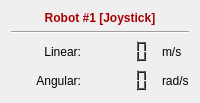
       <widget class="QWidget" name="widget" native="true">
        <property name="sizePolicy">
         <sizepolicy hsizetype="Expanding" vsizetype="Preferred">
          <horstretch>0</horstretch>
          <verstretch>0</verstretch>
         </sizepolicy>
        </property>
        <layout class="QGridLayout" name="gridLayout_6">
         <item row="0" column="0">
          <layout class="QGridLayout" name="gridLayout_7">
           <item row="3" column="1">
            <widget class="QLCDNumber" name="lcdAngularVelocity">
             <property name="palette">
              <palette>
               <active>
                <colorrole role="WindowText">
                 <brush brushstyle="SolidPattern">
                  <color alpha="255">
                   <red>255</red>
                   <green>255</green>
                   <blue>255</blue>
                  </color>
                 </brush>
                </colorrole>
                <colorrole role="Button">
                 <brush brushstyle="SolidPattern">
                  <color alpha="255">
                   <red>68</red>
                   <green>68</green>
                   <blue>68</blue>
                  </color>
                 </brush>
                </colorrole>
                <colorrole role="Light">
                 <brush brushstyle="SolidPattern">
                  <color alpha="255">
                   <red>102</red>
                   <green>102</green>
                   <blue>102</blue>
                  </color>
                 </brush>
                </colorrole>
                <colorrole role="Midlight">
                 <brush brushstyle="SolidPattern">
                  <color alpha="255">
                   <red>85</red>
                   <green>85</green>
                   <blue>85</blue>
                  </color>
                 </brush>
                </colorrole>
                <colorrole role="Dark">
                 <brush brushstyle="SolidPattern">
                  <color alpha="255">
                   <red>34</red>
                   <green>34</green>
                   <blue>34</blue>
                  </color>
                 </brush>
                </colorrole>
                <colorrole role="Mid">
                 <brush brushstyle="SolidPattern">
                  <color alpha="255">
                   <red>45</red>
                   <green>45</green>
                   <blue>45</blue>
                  </color>
                 </brush>
                </colorrole>
                <colorrole role="Text">
                 <brush brushstyle="SolidPattern">
                  <color alpha="255">
                   <red>255</red>
                   <green>255</green>
                   <blue>255</blue>
                  </color>
                 </brush>
                </colorrole>
                <colorrole role="BrightText">
                 <brush brushstyle="SolidPattern">
                  <color alpha="255">
                   <red>255</red>
                   <green>255</green>
                   <blue>255</blue>
                  </color>
                 </brush>
                </colorrole>
                <colorrole role="ButtonText">
                 <brush brushstyle="SolidPattern">
                  <color alpha="255">
                   <red>255</red>
                   <green>255</green>
                   <blue>255</blue>
                  </color>
                 </brush>
                </colorrole>
                <colorrole role="Base">
                 <brush brushstyle="SolidPattern">
                  <color alpha="255">
                   <red>0</red>
                   <green>0</green>
                   <blue>0</blue>
                  </color>
                 </brush>
                </colorrole>
                <colorrole role="Window">
                 <brush brushstyle="SolidPattern">
                  <color alpha="255">
                   <red>68</red>
                   <green>68</green>
                   <blue>68</blue>
                  </color>
                 </brush>
                </colorrole>
                <colorrole role="Shadow">
                 <brush brushstyle="SolidPattern">
                  <color alpha="255">
                   <red>0</red>
                   <green>0</green>
                   <blue>0</blue>
                  </color>
                 </brush>
                </colorrole>
                <colorrole role="AlternateBase">
                 <brush brushstyle="SolidPattern">
                  <color alpha="255">
                   <red>34</red>
                   <green>34</green>
                   <blue>34</blue>
                  </color>
                 </brush>
                </colorrole>
                <colorrole role="ToolTipBase">
                 <brush brushstyle="SolidPattern">
                  <color alpha="255">
                   <red>255</red>
                   <green>255</green>
                   <blue>220</blue>
                  </color>
                 </brush>
                </colorrole>
                <colorrole role="ToolTipText">
                 <brush brushstyle="SolidPattern">
                  <color alpha="255">
                   <red>0</red>
                   <green>0</green>
                   <blue>0</blue>
                  </color>
                 </brush>
                </colorrole>
               </active>
               <inactive>
                <colorrole role="WindowText">
                 <brush brushstyle="SolidPattern">
                  <color alpha="255">
                   <red>255</red>
                   <green>255</green>
                   <blue>255</blue>
                  </color>
                 </brush>
                </colorrole>
                <colorrole role="Button">
                 <brush brushstyle="SolidPattern">
                  <color alpha="255">
                   <red>68</red>
                   <green>68</green>
                   <blue>68</blue>
                  </color>
                 </brush>
                </colorrole>
                <colorrole role="Light">
                 <brush brushstyle="SolidPattern">
                  <color alpha="255">
                   <red>102</red>
                   <green>102</green>
                   <blue>102</blue>
                  </color>
                 </brush>
                </colorrole>
                <colorrole role="Midlight">
                 <brush brushstyle="SolidPattern">
                  <color alpha="255">
                   <red>85</red>
                   <green>85</green>
                   <blue>85</blue>
                  </color>
                 </brush>
                </colorrole>
                <colorrole role="Dark">
                 <brush brushstyle="SolidPattern">
                  <color alpha="255">
                   <red>34</red>
                   <green>34</green>
                   <blue>34</blue>
                  </color>
                 </brush>
                </colorrole>
                <colorrole role="Mid">
                 <brush brushstyle="SolidPattern">
                  <color alpha="255">
                   <red>45</red>
                   <green>45</green>
                   <blue>45</blue>
                  </color>
                 </brush>
                </colorrole>
                <colorrole role="Text">
                 <brush brushstyle="SolidPattern">
                  <color alpha="255">
                   <red>255</red>
                   <green>255</green>
                   <blue>255</blue>
                  </color>
                 </brush>
                </colorrole>
                <colorrole role="BrightText">
                 <brush brushstyle="SolidPattern">
                  <color alpha="255">
                   <red>255</red>
                   <green>255</green>
                   <blue>255</blue>
                  </color>
                 </brush>
                </colorrole>
                <colorrole role="ButtonText">
                 <brush brushstyle="SolidPattern">
                  <color alpha="255">
                   <red>255</red>
                   <green>255</green>
                   <blue>255</blue>
                  </color>
                 </brush>
                </colorrole>
                <colorrole role="Base">
                 <brush brushstyle="SolidPattern">
                  <color alpha="255">
                   <red>0</red>
                   <green>0</green>
                   <blue>0</blue>
                  </color>
                 </brush>
                </colorrole>
                <colorrole role="Window">
                 <brush brushstyle="SolidPattern">
                  <color alpha="255">
                   <red>68</red>
                   <green>68</green>
                   <blue>68</blue>
                  </color>
                 </brush>
                </colorrole>
                <colorrole role="Shadow">
                 <brush brushstyle="SolidPattern">
                  <color alpha="255">
                   <red>0</red>
                   <green>0</green>
                   <blue>0</blue>
                  </color>
                 </brush>
                </colorrole>
                <colorrole role="AlternateBase">
                 <brush brushstyle="SolidPattern">
                  <color alpha="255">
                   <red>34</red>
                   <green>34</green>
                   <blue>34</blue>
                  </color>
                 </brush>
                </colorrole>
                <colorrole role="ToolTipBase">
                 <brush brushstyle="SolidPattern">
                  <color alpha="255">
                   <red>255</red>
                   <green>255</green>
                   <blue>220</blue>
                  </color>
                 </brush>
                </colorrole>
                <colorrole role="ToolTipText">
                 <brush brushstyle="SolidPattern">
                  <color alpha="255">
                   <red>0</red>
                   <green>0</green>
                   <blue>0</blue>
                  </color>
                 </brush>
                </colorrole>
               </inactive>
               <disabled>
                <colorrole role="WindowText">
                 <brush brushstyle="SolidPattern">
                  <color alpha="255">
                   <red>34</red>
                   <green>34</green>
                   <blue>34</blue>
                  </color>
                 </brush>
                </colorrole>
                <colorrole role="Button">
                 <brush brushstyle="SolidPattern">
                  <color alpha="255">
                   <red>68</red>
                   <green>68</green>
                   <blue>68</blue>
                  </color>
                 </brush>
                </colorrole>
                <colorrole role="Light">
                 <brush brushstyle="SolidPattern">
                  <color alpha="255">
                   <red>102</red>
                   <green>102</green>
                   <blue>102</blue>
                  </color>
                 </brush>
                </colorrole>
                <colorrole role="Midlight">
                 <brush brushstyle="SolidPattern">
                  <color alpha="255">
                   <red>85</red>
                   <green>85</green>
                   <blue>85</blue>
                  </color>
                 </brush>
                </colorrole>
                <colorrole role="Dark">
                 <brush brushstyle="SolidPattern">
                  <color alpha="255">
                   <red>34</red>
                   <green>34</green>
                   <blue>34</blue>
                  </color>
                 </brush>
                </colorrole>
                <colorrole role="Mid">
                 <brush brushstyle="SolidPattern">
                  <color alpha="255">
                   <red>45</red>
                   <green>45</green>
                   <blue>45</blue>
                  </color>
                 </brush>
                </colorrole>
                <colorrole role="Text">
                 <brush brushstyle="SolidPattern">
                  <color alpha="255">
                   <red>34</red>
                   <green>34</green>
                   <blue>34</blue>
                  </color>
                 </brush>
                </colorrole>
                <colorrole role="BrightText">
                 <brush brushstyle="SolidPattern">
                  <color alpha="255">
                   <red>255</red>
                   <green>255</green>
                   <blue>255</blue>
                  </color>
                 </brush>
                </colorrole>
                <colorrole role="ButtonText">
                 <brush brushstyle="SolidPattern">
                  <color alpha="255">
                   <red>34</red>
                   <green>34</green>
                   <blue>34</blue>
                  </color>
                 </brush>
                </colorrole>
                <colorrole role="Base">
                 <brush brushstyle="SolidPattern">
                  <color alpha="255">
                   <red>68</red>
                   <green>68</green>
                   <blue>68</blue>
                  </color>
                 </brush>
                </colorrole>
                <colorrole role="Window">
                 <brush brushstyle="SolidPattern">
                  <color alpha="255">
                   <red>68</red>
                   <green>68</green>
                   <blue>68</blue>
                  </color>
                 </brush>
                </colorrole>
                <colorrole role="Shadow">
                 <brush brushstyle="SolidPattern">
                  <color alpha="255">
                   <red>0</red>
                   <green>0</green>
                   <blue>0</blue>
                  </color>
                 </brush>
                </colorrole>
                <colorrole role="AlternateBase">
                 <brush brushstyle="SolidPattern">
                  <color alpha="255">
                   <red>68</red>
                   <green>68</green>
                   <blue>68</blue>
                  </color>
                 </brush>
                </colorrole>
                <colorrole role="ToolTipBase">
                 <brush brushstyle="SolidPattern">
                  <color alpha="255">
                   <red>255</red>
                   <green>255</green>
                   <blue>220</blue>
                  </color>
                 </brush>
                </colorrole>
                <colorrole role="ToolTipText">
                 <brush brushstyle="SolidPattern">
                  <color alpha="255">
                   <red>0</red>
                   <green>0</green>
                   <blue>0</blue>
                  </color>
                 </brush>
                </colorrole>
               </disabled>
              </palette>
             </property>
             <property name="frameShape">
              <enum>QFrame::NoFrame</enum>
             </property>
             <property name="frameShadow">
              <enum>QFrame::Plain</enum>
             </property>
             <property name="smallDecimalPoint">
              <bool>false</bool>
             </property>
             <property name="segmentStyle">
              <enum>QLCDNumber::Filled</enum>
             </property>
            </widget>
           </item>
           <item row="2" column="0" alignment="Qt::AlignRight">
            <widget class="QLabel" name="label_12">
             <property name="sizePolicy">
              <sizepolicy hsizetype="Minimum" vsizetype="Preferred">
               <horstretch>0</horstretch>
               <verstretch>0</verstretch>
              </sizepolicy>
             </property>
             <property name="maximumSize">
              <size>
               <width>100</width>
               <height>16777215</height>
              </size>
             </property>
             <property name="text">
              <string>Linear:</string>
             </property>
             <property name="alignment">
              <set>Qt::AlignRight|Qt::AlignTrailing|Qt::AlignVCenter</set>
             </property>
            </widget>
           </item>
           <item row="2" column="2">
            <widget class="QLabel" name="label_14">
             <property name="sizePolicy">
              <sizepolicy hsizetype="Fixed" vsizetype="Preferred">
               <horstretch>0</horstretch>
               <verstretch>0</verstretch>
              </sizepolicy>
             </property>
             <property name="text">
              <string>m/s</string>
             </property>
            </widget>
           </item>
           <item row="2" column="1">
            <widget class="QLCDNumber" name="lcdLinearVelocity">
             <property name="maximumSize">
              <size>
               <width>100</width>
               <height>16777215</height>
              </size>
             </property>
             <property name="palette">
              <palette>
               <active>
                <colorrole role="WindowText">
                 <brush brushstyle="SolidPattern">
                  <color alpha="255">
                   <red>255</red>
                   <green>255</green>
                   <blue>255</blue>
                  </color>
                 </brush>
                </colorrole>
                <colorrole role="Button">
                 <brush brushstyle="SolidPattern">
                  <color alpha="255">
                   <red>68</red>
                   <green>68</green>
                   <blue>68</blue>
                  </color>
                 </brush>
                </colorrole>
                <colorrole role="Light">
                 <brush brushstyle="SolidPattern">
                  <color alpha="255">
                   <red>102</red>
                   <green>102</green>
                   <blue>102</blue>
                  </color>
                 </brush>
                </colorrole>
                <colorrole role="Midlight">
                 <brush brushstyle="SolidPattern">
                  <color alpha="255">
                   <red>85</red>
                   <green>85</green>
                   <blue>85</blue>
                  </color>
                 </brush>
                </colorrole>
                <colorrole role="Dark">
                 <brush brushstyle="SolidPattern">
                  <color alpha="255">
                   <red>34</red>
                   <green>34</green>
                   <blue>34</blue>
                  </color>
                 </brush>
                </colorrole>
                <colorrole role="Mid">
                 <brush brushstyle="SolidPattern">
                  <color alpha="255">
                   <red>45</red>
                   <green>45</green>
                   <blue>45</blue>
                  </color>
                 </brush>
                </colorrole>
                <colorrole role="Text">
                 <brush brushstyle="SolidPattern">
                  <color alpha="255">
                   <red>255</red>
                   <green>255</green>
                   <blue>255</blue>
                  </color>
                 </brush>
                </colorrole>
                <colorrole role="BrightText">
                 <brush brushstyle="SolidPattern">
                  <color alpha="255">
                   <red>255</red>
                   <green>255</green>
                   <blue>255</blue>
                  </color>
                 </brush>
                </colorrole>
                <colorrole role="ButtonText">
                 <brush brushstyle="SolidPattern">
                  <color alpha="255">
                   <red>255</red>
                   <green>255</green>
                   <blue>255</blue>
                  </color>
                 </brush>
                </colorrole>
                <colorrole role="Base">
                 <brush brushstyle="SolidPattern">
                  <color alpha="255">
                   <red>0</red>
                   <green>0</green>
                   <blue>0</blue>
                  </color>
                 </brush>
                </colorrole>
                <colorrole role="Window">
                 <brush brushstyle="SolidPattern">
                  <color alpha="255">
                   <red>68</red>
                   <green>68</green>
                   <blue>68</blue>
                  </color>
                 </brush>
                </colorrole>
                <colorrole role="Shadow">
                 <brush brushstyle="SolidPattern">
                  <color alpha="255">
                   <red>0</red>
                   <green>0</green>
                   <blue>0</blue>
                  </color>
                 </brush>
                </colorrole>
                <colorrole role="AlternateBase">
                 <brush brushstyle="SolidPattern">
                  <color alpha="255">
                   <red>34</red>
                   <green>34</green>
                   <blue>34</blue>
                  </color>
                 </brush>
                </colorrole>
                <colorrole role="ToolTipBase">
                 <brush brushstyle="SolidPattern">
                  <color alpha="255">
                   <red>255</red>
                   <green>255</green>
                   <blue>220</blue>
                  </color>
                 </brush>
                </colorrole>
                <colorrole role="ToolTipText">
                 <brush brushstyle="SolidPattern">
                  <color alpha="255">
                   <red>0</red>
                   <green>0</green>
                   <blue>0</blue>
                  </color>
                 </brush>
                </colorrole>
               </active>
               <inactive>
                <colorrole role="WindowText">
                 <brush brushstyle="SolidPattern">
                  <color alpha="255">
                   <red>255</red>
                   <green>255</green>
                   <blue>255</blue>
                  </color>
                 </brush>
                </colorrole>
                <colorrole role="Button">
                 <brush brushstyle="SolidPattern">
                  <color alpha="255">
                   <red>68</red>
                   <green>68</green>
                   <blue>68</blue>
                  </color>
                 </brush>
                </colorrole>
                <colorrole role="Light">
                 <brush brushstyle="SolidPattern">
                  <color alpha="255">
                   <red>102</red>
                   <green>102</green>
                   <blue>102</blue>
                  </color>
                 </brush>
                </colorrole>
                <colorrole role="Midlight">
                 <brush brushstyle="SolidPattern">
                  <color alpha="255">
                   <red>85</red>
                   <green>85</green>
                   <blue>85</blue>
                  </color>
                 </brush>
                </colorrole>
                <colorrole role="Dark">
                 <brush brushstyle="SolidPattern">
                  <color alpha="255">
                   <red>34</red>
                   <green>34</green>
                   <blue>34</blue>
                  </color>
                 </brush>
                </colorrole>
                <colorrole role="Mid">
                 <brush brushstyle="SolidPattern">
                  <color alpha="255">
                   <red>45</red>
                   <green>45</green>
                   <blue>45</blue>
                  </color>
                 </brush>
                </colorrole>
                <colorrole role="Text">
                 <brush brushstyle="SolidPattern">
                  <color alpha="255">
                   <red>255</red>
                   <green>255</green>
                   <blue>255</blue>
                  </color>
                 </brush>
                </colorrole>
                <colorrole role="BrightText">
                 <brush brushstyle="SolidPattern">
                  <color alpha="255">
                   <red>255</red>
                   <green>255</green>
                   <blue>255</blue>
                  </color>
                 </brush>
                </colorrole>
                <colorrole role="ButtonText">
                 <brush brushstyle="SolidPattern">
                  <color alpha="255">
                   <red>255</red>
                   <green>255</green>
                   <blue>255</blue>
                  </color>
                 </brush>
                </colorrole>
                <colorrole role="Base">
                 <brush brushstyle="SolidPattern">
                  <color alpha="255">
                   <red>0</red>
                   <green>0</green>
                   <blue>0</blue>
                  </color>
                 </brush>
                </colorrole>
                <colorrole role="Window">
                 <brush brushstyle="SolidPattern">
                  <color alpha="255">
                   <red>68</red>
                   <green>68</green>
                   <blue>68</blue>
                  </color>
                 </brush>
                </colorrole>
                <colorrole role="Shadow">
                 <brush brushstyle="SolidPattern">
                  <color alpha="255">
                   <red>0</red>
                   <green>0</green>
                   <blue>0</blue>
                  </color>
                 </brush>
                </colorrole>
                <colorrole role="AlternateBase">
                 <brush brushstyle="SolidPattern">
                  <color alpha="255">
                   <red>34</red>
                   <green>34</green>
                   <blue>34</blue>
                  </color>
                 </brush>
                </colorrole>
                <colorrole role="ToolTipBase">
                 <brush brushstyle="SolidPattern">
                  <color alpha="255">
                   <red>255</red>
                   <green>255</green>
                   <blue>220</blue>
                  </color>
                 </brush>
                </colorrole>
                <colorrole role="ToolTipText">
                 <brush brushstyle="SolidPattern">
                  <color alpha="255">
                   <red>0</red>
                   <green>0</green>
                   <blue>0</blue>
                  </color>
                 </brush>
                </colorrole>
               </inactive>
               <disabled>
                <colorrole role="WindowText">
                 <brush brushstyle="SolidPattern">
                  <color alpha="255">
                   <red>34</red>
                   <green>34</green>
                   <blue>34</blue>
                  </color>
                 </brush>
                </colorrole>
                <colorrole role="Button">
                 <brush brushstyle="SolidPattern">
                  <color alpha="255">
                   <red>68</red>
                   <green>68</green>
                   <blue>68</blue>
                  </color>
                 </brush>
                </colorrole>
                <colorrole role="Light">
                 <brush brushstyle="SolidPattern">
                  <color alpha="255">
                   <red>102</red>
                   <green>102</green>
                   <blue>102</blue>
                  </color>
                 </brush>
                </colorrole>
                <colorrole role="Midlight">
                 <brush brushstyle="SolidPattern">
                  <color alpha="255">
                   <red>85</red>
                   <green>85</green>
                   <blue>85</blue>
                  </color>
                 </brush>
                </colorrole>
                <colorrole role="Dark">
                 <brush brushstyle="SolidPattern">
                  <color alpha="255">
                   <red>34</red>
                   <green>34</green>
                   <blue>34</blue>
                  </color>
                 </brush>
                </colorrole>
                <colorrole role="Mid">
                 <brush brushstyle="SolidPattern">
                  <color alpha="255">
                   <red>45</red>
                   <green>45</green>
                   <blue>45</blue>
                  </color>
                 </brush>
                </colorrole>
                <colorrole role="Text">
                 <brush brushstyle="SolidPattern">
                  <color alpha="255">
                   <red>34</red>
                   <green>34</green>
                   <blue>34</blue>
                  </color>
                 </brush>
                </colorrole>
                <colorrole role="BrightText">
                 <brush brushstyle="SolidPattern">
                  <color alpha="255">
                   <red>255</red>
                   <green>255</green>
                   <blue>255</blue>
                  </color>
                 </brush>
                </colorrole>
                <colorrole role="ButtonText">
                 <brush brushstyle="SolidPattern">
                  <color alpha="255">
                   <red>34</red>
                   <green>34</green>
                   <blue>34</blue>
                  </color>
                 </brush>
                </colorrole>
                <colorrole role="Base">
                 <brush brushstyle="SolidPattern">
                  <color alpha="255">
                   <red>68</red>
                   <green>68</green>
                   <blue>68</blue>
                  </color>
                 </brush>
                </colorrole>
                <colorrole role="Window">
                 <brush brushstyle="SolidPattern">
                  <color alpha="255">
                   <red>68</red>
                   <green>68</green>
                   <blue>68</blue>
                  </color>
                 </brush>
                </colorrole>
                <colorrole role="Shadow">
                 <brush brushstyle="SolidPattern">
                  <color alpha="255">
                   <red>0</red>
                   <green>0</green>
                   <blue>0</blue>
                  </color>
                 </brush>
                </colorrole>
                <colorrole role="AlternateBase">
                 <brush brushstyle="SolidPattern">
                  <color alpha="255">
                   <red>68</red>
                   <green>68</green>
                   <blue>68</blue>
                  </color>
                 </brush>
                </colorrole>
                <colorrole role="ToolTipBase">
                 <brush brushstyle="SolidPattern">
                  <color alpha="255">
                   <red>255</red>
                   <green>255</green>
                   <blue>220</blue>
                  </color>
                 </brush>
                </colorrole>
                <colorrole role="ToolTipText">
                 <brush brushstyle="SolidPattern">
                  <color alpha="255">
                   <red>0</red>
                   <green>0</green>
                   <blue>0</blue>
                  </color>
                 </brush>
                </colorrole>
               </disabled>
              </palette>
             </property>
             <property name="font">
              <font>
               <weight>50</weight>
               <bold>false</bold>
              </font>
             </property>
             <property name="frameShape">
              <enum>QFrame::NoFrame</enum>
             </property>
             <property name="frameShadow">
              <enum>QFrame::Plain</enum>
             </property>
             <property name="smallDecimalPoint">
              <bool>false</bool>
             </property>
             <property name="segmentStyle">
              <enum>QLCDNumber::Filled</enum>
             </property>
             <property name="value" stdset="0">
              <double>0.000000000000000</double>
             </property>
            </widget>
           </item>
           <item row="3" column="0" alignment="Qt::AlignRight">
            <widget class="QLabel" name="label_13">
             <property name="sizePolicy">
              <sizepolicy hsizetype="Minimum" vsizetype="Preferred">
               <horstretch>0</horstretch>
               <verstretch>0</verstretch>
              </sizepolicy>
             </property>
             <property name="text">
              <string>Angular:</string>
             </property>
             <property name="alignment">
              <set>Qt::AlignRight|Qt::AlignTrailing|Qt::AlignVCenter</set>
             </property>
            </widget>
           </item>
           <item row="3" column="2">
            <widget class="QLabel" name="label_15">
             <property name="sizePolicy">
              <sizepolicy hsizetype="Fixed" vsizetype="Preferred">
               <horstretch>0</horstretch>
               <verstretch>0</verstretch>
              </sizepolicy>
             </property>
             <property name="text">
              <string>rad/s</string>
             </property>
            </widget>
           </item>
           <item row="1" column="0" colspan="3">
            <widget class="Line" name="line">
             <property name="orientation">
              <enum>Qt::Horizontal</enum>
             </property>
            </widget>
           </item>
           <item row="0" column="0" colspan="3">
            <widget class="QLabel" name="titleLabel">
             <property name="palette">
              <palette>
               <active>
                <colorrole role="WindowText">
                 <brush brushstyle="SolidPattern">
                  <color alpha="255">
                   <red>170</red>
                   <green>0</green>
                   <blue>0</blue>
                  </color>
                 </brush>
                </colorrole>
               </active>
               <inactive>
                <colorrole role="WindowText">
                 <brush brushstyle="SolidPattern">
                  <color alpha="255">
                   <red>170</red>
                   <green>0</green>
                   <blue>0</blue>
                  </color>
                 </brush>
                </colorrole>
               </inactive>
               <disabled>
                <colorrole role="WindowText">
                 <brush brushstyle="SolidPattern">
                  <color alpha="255">
                   <red>159</red>
                   <green>158</green>
                   <blue>158</blue>
                  </color>
                 </brush>
                </colorrole>
               </disabled>
              </palette>
             </property>
             <property name="font">
              <font>
               <weight>75</weight>
               <bold>true</bold>
              </font>
             </property>
             <property name="text">
              <string>Robot #1 [Joystick]</string>
             </property>
             <property name="alignment">
              <set>Qt::AlignCenter</set>
             </property>
            </widget>
           </item>
          </layout>
         </item>
        </layout>
       </widget>
